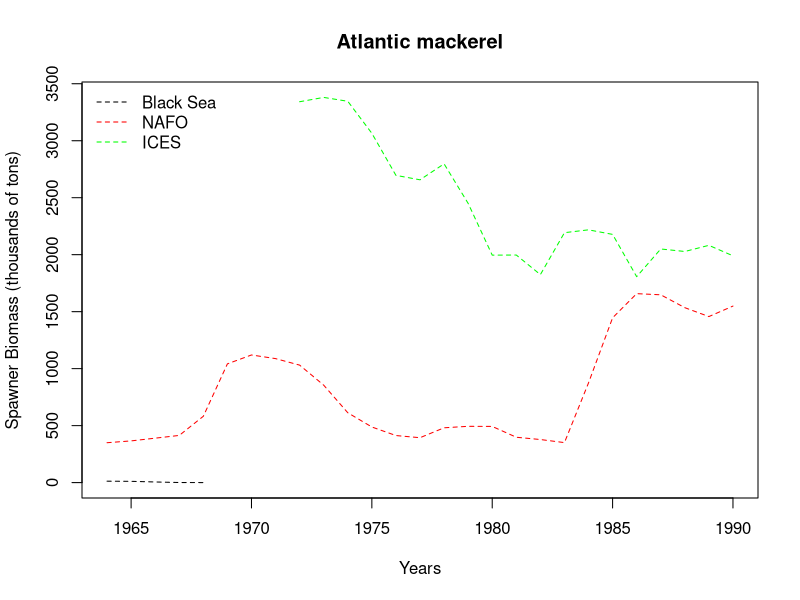

This chart was generated by the following R code:
# Name: Andrew Chin
# Homework 3


#==Question 1a
setwd("C:\\Users\\Andrew Chin\\Documents\\UW AU19\\FISH 552_3\\FISH.552_workspace\\Homework3")

mack.black <- read.table(file="MACKBLACK.txt", col.names = c("Year", "spawners", "recruits", "catch", "fishMortality"), na.strings = ".")
save(mack.black, file="mack.black.RData")
mack.ices <- read.table("MACKICES.txt",  col.names = c("Year", "spawners", "recruits", "catch", "fishMortality"), na.strings = ".")
save(mack.ices, file="mack.ices.RData")
mack.nafo <- read.table("MACKNAFO.txt",  col.names = c("Year", "spawners", "recruits", "catch", "fishMortality"), na.strings = ".")
save(mack.nafo, file="mack.nafo.RData")


#==Question 1b
intersect(mack.black$Year, mack.nafo$Year)
mack.partial <- merge(mack.black, mack.nafo, by.x = "Year", by.y = "Year", suffixes = c(".black", ".nafo"))
head(mack.partial, n=2)

#==Question 1c
mack <- merge(mack.partial, mack.ices, by="Year", suffixes = c(".black", ".ices"))
str(mack)

#==Question 1d
colnames(mack)[10:13] <- c("spawners.ices", "recruits.ices", "catch.ices", "fishMortality.ices")
labels(mack)

#==Question 1e
matplot(x=mack$Year, 
        y=cbind(mack$spawners.black, mack$spawners.nafo, mack$spawners.ices),
        type = "l",
        lty = c(2,2,2),
        col = c("black", "red", "green"),
        xlab = "Years", ylab = "Spawner Biomass (thousands of tons)",
        main = "Atlantic mackerel")
legend(x="topleft", 
       legend =c("Black Sea", "NAFO", "ICES"),
       lty = c(2,2,2),
       col = c("black", "red", "green"),
       bty = "n")

#==Question 2a
dateTemp <- seq.Date(from = as.Date("1/1/2010", format="%m/%d/%Y"), to = as.Date("6/30/2010", format="%m/%d/%Y"), by = "day")
length(dateTemp)
set.seed(c(40, 42, 51, 55, 58, 62))
rnorm(mean = c(40, 42, 51, 55, 58, 62), sd=5, n=length(dateTemp))
# rnorm(meanTemps, mean = meanTemps, sd=5, n=181)
# temp1 <- merge(x=c(jan <- as.data.frame(rnorm(mean = 40, sd = 5, n = 31), col.names = names("temp")), as.data.frame(rnorm(mean = 42, sd = 5, n = 28)), as.data.frame(rnorm(mean = 51, sd = 5, n = 31)), as.data.frame(rnorm(mean = 55, sd = 5, n = 30)), as.data.frame(rnorm(mean = 58, sd = 5, n = 31)), as.data.frame(rnorm(mean = 62, sd = 5, n = 30))))
# head(temp1, n=3)

temperature <- data.frame(dateTemp, round(rnorm(mean = c(40, 42, 51, 55, 58, 62), sd=5, n=length(dateTemp)),0))
# tapply to apply rnorm to each date?
colnames(temperature)[1:2] <- c("date", "temp")
head(temperature, n=2)

#==Question 2b
temperature$month <- months(temperature$date)
tapply(X = temperature$temp, INDEX=temperature$month, FUN=mean)
print("They are not the same at all")

#==Question 2c
temperature$date[which(duplicated(temperature$temp))]



#==Question 2d
obsDate <- seq.Date(from=as.Date("1/1/2010", format="%m/%d/%Y"), to=as.Date("7/31/2010", format="%m/%d/%Y"), by=2)

length(obsDate)
# #use this value for the length of the dataset

obsCond <- factor(rep(1:3, length.out = length(obsDate)), levels = c(1,2,3), labels=(c("sunny", "cloudy", "partly cloudy")))
obsCond
observations <- cbind.data.frame(obsDate, obsCond)
colnames(observations)[1:2] <- c("date", "condition")
head(observations, n=3)

observations$wind <- rnorm(n = length(obsDate), mean = 5, sd = 3)
head(observations, n=3)
observations$wind[which(observations$wind < 0)] <- 0
any(observations$wind < 0)

#==Question 2e
weather <- merge(observations, temperature, by="date")
head(weather)


#==Question 2f
max.col(weather)
#       doesn't work with non-numerical vectors
# max(weather$wind)
# max(weather$temp)

apply(X=weather, MARGIN=2, FUN=max)
# date    condition         wind         temp        month 
# "2010-06-30"      "sunny" "12.2012151"   "66.79915"        "May" 

tapply(X=weather$condition, INDEX=weather$condition, FUN=length)
        # sunny        cloudy partly cloudy
        # 31            30            30
